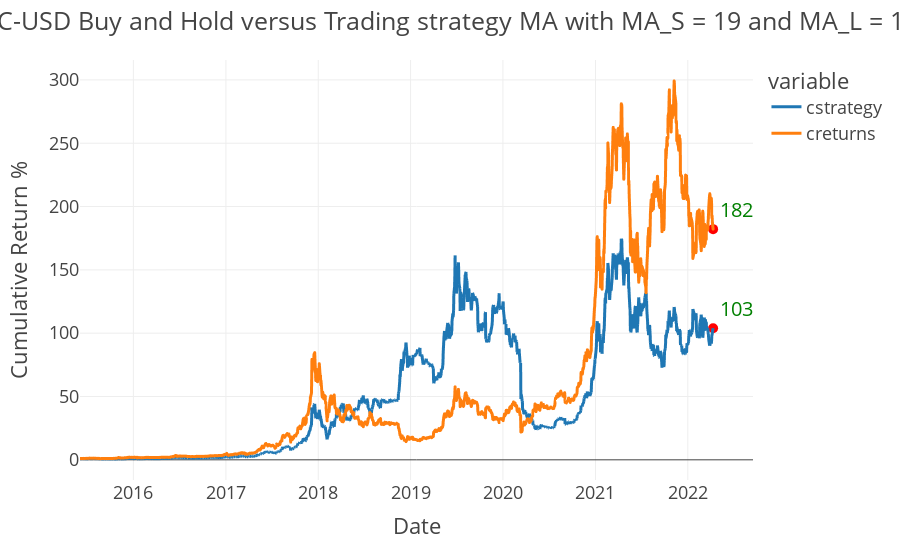

Notebook cell for this chart:
### Code cell
tester.plot_results()

### Figure 1 — Plotly figure (JSON) as saved in the notebook; plotly's stock layout.template omitted (floating-point values rounded to 4 significant figures; data arrays with more than 128 entries replaced by an {"elided": "..."} marker saying what was removed)
{"data": [{"hovertemplate": "variable=cstrategy<br>Date=%{x}<br>value=%{y}<extra></extra>", "legendgroup": "cstrategy", "line": {"color": "#1F77B4", "dash": "solid"}, "marker": {"symbol": "circle"}, "mode": "lines", "name": "cstrategy", "showlegend": true, "type": "scattergl", "x": {"elided": "1727 str values"}, "xaxis": "x", "y": {"elided": "1727 float values"}, "yaxis": "y"}, {"hovertemplate": "variable=creturns<br>Date=%{x}<br>value=%{y}<extra></extra>", "legendgroup": "creturns", "line": {"color": "#FF7F0E", "dash": "solid"}, "marker": {"symbol": "circle"}, "mode": "lines", "name": "creturns", "showlegend": true, "type": "scattergl", "x": {"elided": "1727 str values"}, "xaxis": "x", "y": {"elided": "1727 float values"}, "yaxis": "y"}, {"marker": {"color": "red", "size": 10}, "mode": "markers+text", "showlegend": false, "text": ["182.14914153855992"], "textfont": {"color": "green", "size": 20}, "textposition": "top right", "type": "scatter", "x": ["2022-04-11T00:00:00"], "y": [182.1]}, {"marker": {"color": "red", "size": 10}, "mode": "markers+text", "showlegend": false, "text": ["103.9507555314459"], "textfont": {"color": "green", "size": 20}, "textposition": "top right", "type": "scatter", "x": ["2022-04-11T00:00:00"], "y": [104.0]}], "layout": {"legend": {"title": {"text": "variable"}, "tracegroupgap": 0}, "margin": {"t": 60}, "title": {"text": "BTC-USD Buy and Hold versus Trading strategy MA with MA_S = 19 and MA_L = 106"}, "xaxis": {"anchor": "y", "domain": [0, 1], "title": {"text": "Date"}}, "yaxis": {"anchor": "x", "domain": [0, 1], "title": {"text": "Cumulative Return %"}}}}
